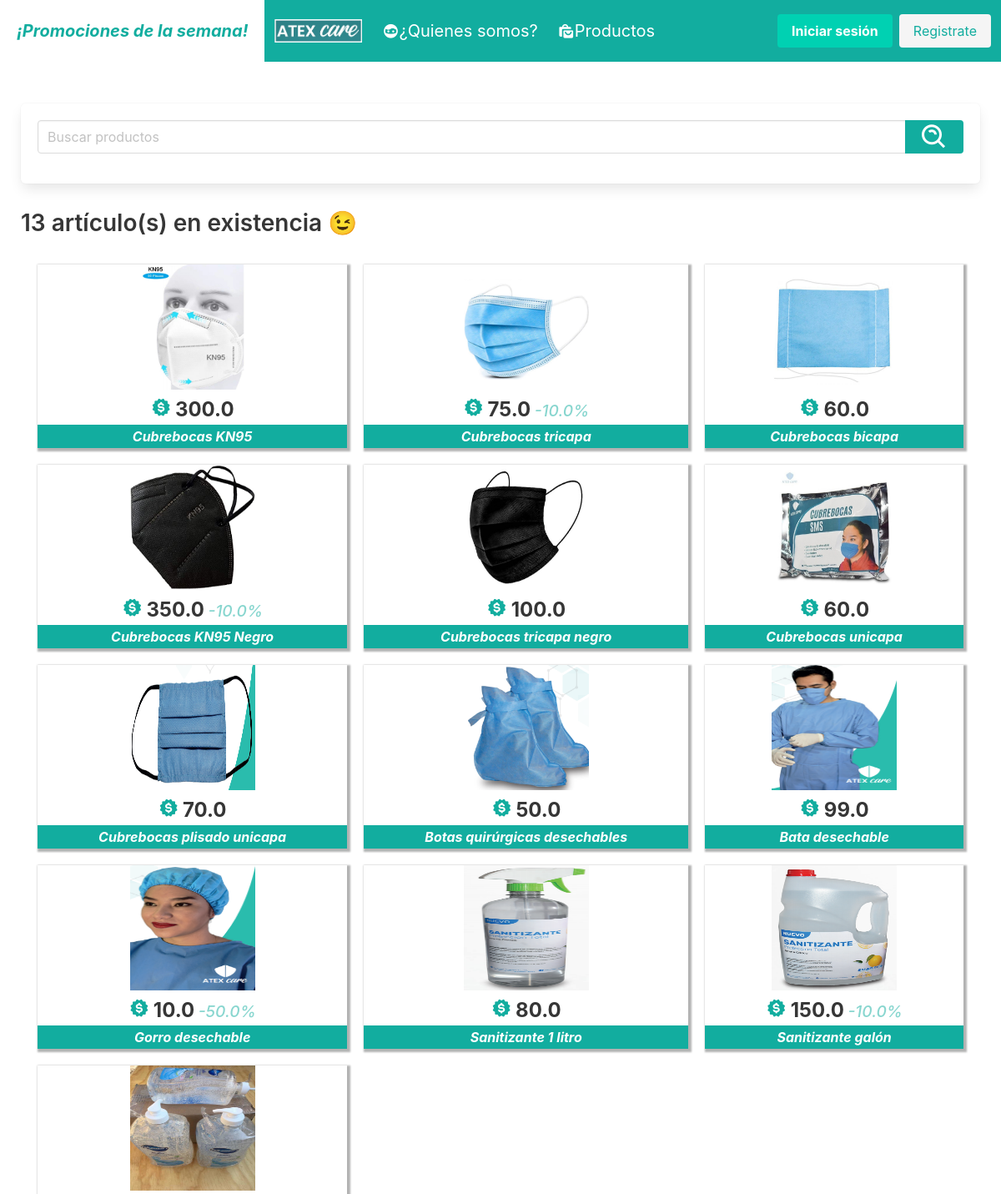
/productos (upper part), run on an earlier commit of the app's database.
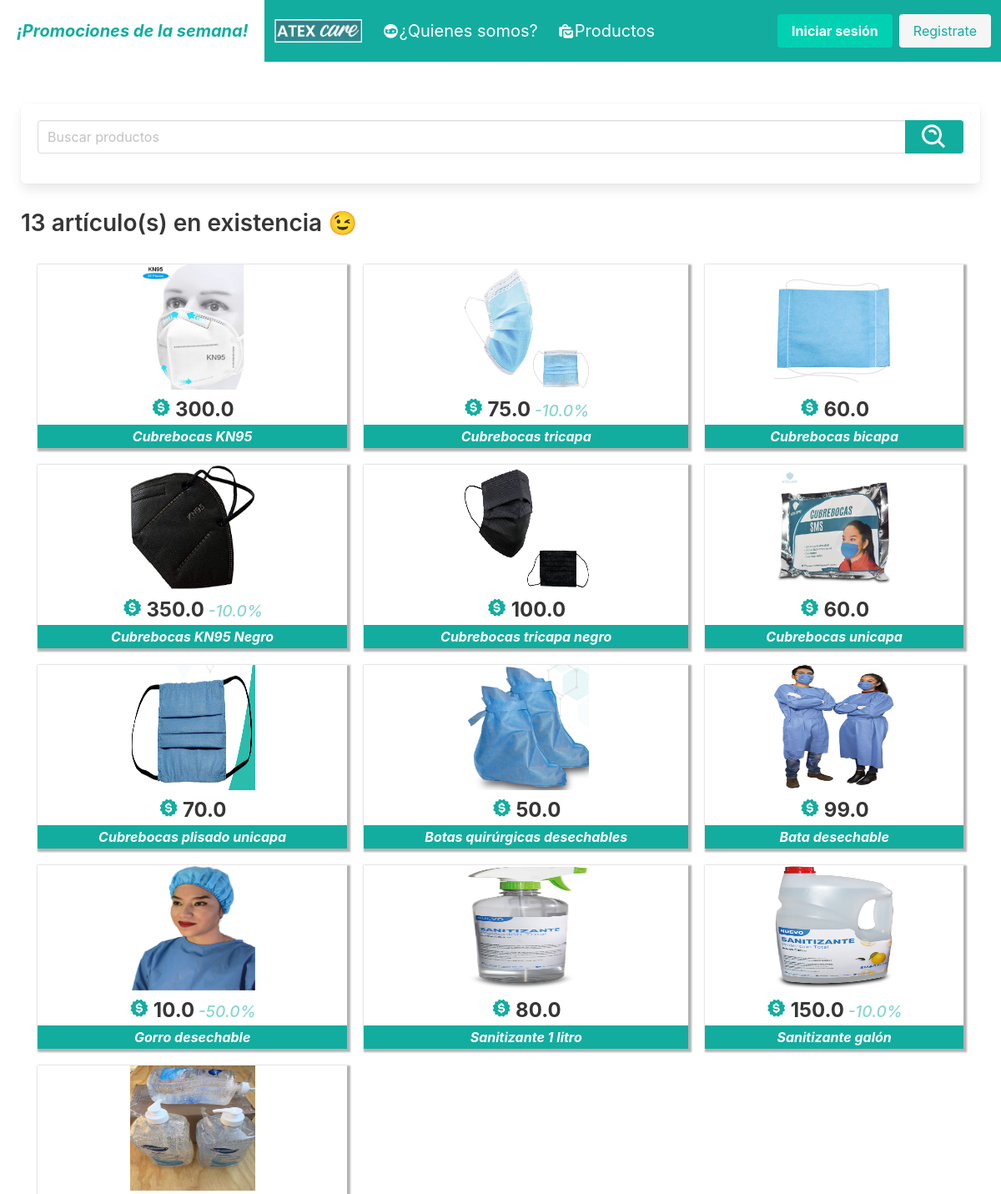
And on a later commit of the database.
### demo/models.py (models this page shows, shortened)
class Product (models.Model):
    name = models.CharField("nombre del producto", max_length=50)
    short_description = models.CharField("pequeña descripción", max_length=150)
    long_description = models.CharField("descripción larga", max_length=500)
    price = models.FloatField("precio normal")
    discount = models.FloatField("descuento")
    image = models.ImageField(upload_to='principal_img', null=True)
    stock = models.IntegerField(null=True)

### demo/views.py (the view)
# urls.py: path('productos', views.products, name='productos'),
def products(request):
    lista = ProductFilter(request.GET, queryset=Product.objects.all())
    tam = len(lista.qs)
    context = {
        "productos": lista,
        "tam": tam,
    }
    return render(request, 'demo/products.html', context)

### demo/templates/demo/products.html (shortened to what this page needs)
{% extends 'demo/menu_quienes.html' %}
{% block body %}
<section>
    <div class="content">
        <br>
        {% for field in productos.form %}
        <form action="{% url 'productos' %}" method="GET">
            <div class="box">
                <div class="field has-addons">
                    <p class="control is-expanded">
                        {{field}}
                    </p>
                    <p class="control">
                        <button type="submit" class="button is-info">
                            <i class='bx bx-search-alt bx-md'></i>
                        </button>
                    </p>
                </div>
            </div>
        </form>
        {% endfor %}
        {% if tam < 1 %} <h2 class="title">No hay artículos en existencia</h2>
            <br>
            <h5 class="subtitle">Lo sentimos 😓</h5>
            <br>
            <p class="">Ningún resultado coincide con su búsqueda, trate a poner otra palábra o usar el modo
                singular de la palabra que buscó. <a href="{% url 'productos' %}">Volver a productos</a></p>
            <br>
            {% else %}
            <h2 class="title">{{tam}} artículo(s) en existencia 😉</h2>
            <div class="has-text-centered container__products">
                {% for p in productos.qs %}
                <div class="column square__img">
                    <a href="{% url 'producto' p.id %}">
                        <img src="{{p.image.url}}" alt="cubrebocas">
                    </a>
                    <div class="products__desc">
                        <span>
                            <i class='bx bxs-badge-dollar bx-tada bx-sm' style='color:#12ad9f'></i>
                        </span>
                        <span class="price"><strong>{{p.price}}</strong></span>
                        {% if p.discount > 0 %}
                        <span class="discount"> -{{p.discount}}%</span>
                        {% endif %}
                        <p class="description">{{p.name}}</p>
                    </div>
                </div>
                {% endfor %}
                {% endif %}
            </div>
    </div>
</section>
{% load static %}
{% endblock body %}

### demo/templates/demo/menu_quienes.html (shortened to what this page needs)
{% extends 'demo/base.html' %}
{% block nav %}
<header>
    <nav class="navbar is-fixed-top is-primary fuente__base-justify">
        <div class="container__slogan">
            <p class="is-primary">¡Promociones de la semana!</p>
        </div>
        <div class="navbar-brand">
            <a class="navbar-item" href="{% url 'index' %}">
                {% load static %}
                <img src="{% static 'demo/img/logo-texto.png' %}">
            </a>
        </div>
        <div id="nav-links" class="navbar-menu">
            <div class="navbar-start">
                <a class="navbar-item" href="{% url 'quienes' %}">
                    <i class='bx bxs-face-mask'></i> ¿Quienes somos?
                </a>
                <a class="navbar-item" href="{% url 'productos' %}">
                    <i class='bx bxs-shopping-bags'></i> Productos
                </a>
            </div>
            <div class="navbar-end">
                <div class="navbar-item">
                    {% if user.is_authenticated %}
                    <a id="sesion" class="button is-primary" href="{% url 'logout' %}">
                        <strong><i class='bx bxs-door-open'></i> Cerrar sesión</strong>
                    </a>
                    {% else %}
                    <div class="buttons">
                        <a id="sesion" class="button is-primary" href="{% url 'login' %}">
                            <strong>Iniciar sesión</strong>
                        </a>
                        <a id="registro" class="button is-light" href="{% url 'registro' %}">
                            Registrate
                        </a>
                    </div>
                    {% endif %}
                </div>
            </div>
        </div>
    </nav>
</header>
{% endblock nav %}

### demo/templates/demo/base.html (shortened to what this page needs)
<!DOCTYPE html>
<html lang="en">
<head>
    <link href='https://unpkg.com/boxicons@2.0.7/css/boxicons.min.css' rel='stylesheet'>
    <link rel="stylesheet" href="https://cdn.jsdelivr.net/npm/bulma@0.9.1/css/bulma.min.css">
    {% load static %}
    <link rel="stylesheet" href="{% static 'demo/styles.css' %}">
    <link rel="stylesheet" href="{% static 'demo/magnific-popup.css' %}">
</head>
<body>
    {% block nav %}{% endblock nav %}
    {% block body %}{% endblock body %}
</body>

### demo/static/demo/styles.css (style rules this page uses)
html, body { max-width: 100%; overflow-x: hidden; }
:root { --color-primary: #12ad9f; --color-primary-reduced: rgb(18, 173, 159,0.5); --color-secondary: rgba(255, 255, 255, 0.5); --color-black: #000000; --color-white: #FFFFFF; }
.fuente__base, .fuente__base-justify { line-height: 1.6; font-size: 1.15rem; }
.fuente__base-justify { text-align: justify; }
.is-primary { color: var(--color-primary); }
.content { padding: 25px; padding-top: 100px; }
.button.is-info { background-color: var(--color-primary); }
.button.is-light { color: var(--color-primary); }
.navbar-item { color: var(--color-primary); }
.navbar.is-primary, .is-primary { background-color: var(--color-primary); }
.container__slogan p { background-color: var(--color-white); color: var(--color-primary); text-align: center; font-weight: bold; font-style: oblique; }
.container__products { display: grid; grid-template-columns: auto; margin: 10px; }
.square__img { margin: 10px; padding: 0; box-shadow: 2px 2px 2px 2px rgb(0 0 0 / 30%) }
.square__img img { width: 150px; height: 150px; }
.description { padding: 2px; background-color: var(--color-primary); color: var(--color-white); font-weight: bold; font-style: oblique; }
.price { font-size: 1.3rem; }
.discount { color: var(--color-primary-reduced); font-style: oblique; font-weight: 500; font-size: 1.2rem; }
button { background: none; color: inherit; border: none; padding: 0; font: inherit; cursor: pointer; outline: inherit; }
.title { color: var(--color-primary); }
a { color: var(--color-primary); }
@media screen and (min-width: 500px) { .container__products { grid-template-columns: auto auto; } }
@media screen and (min-width: 900px) { .container__products { grid-template-columns: auto auto auto; } }
@media screen and (min-width: 900px) { .fuente__base-justify, .fuente__base { line-height: 1.7; font-size: 1.25rem; } }
@media screen and (min-width: 900px) { .container__slogan p { font-size: 1.25rem; } }
@media screen and (min-width: 900px) { .price { font-size: 1.5rem; } }
@media screen and (min-width: 1024px) { .container__slogan p { padding:20px; } }

What changed in the data, as far as the page shows it:
changed Product "Cubrebocas tricapa": image: a different picture
changed Product "Cubrebocas tricapa negro": image: a different picture
changed Product "Bata desechable": image: a different picture
changed Product "Gorro desechable": image: a different picture
changed Product "Sanitizante 1 litro": image: a different picture
changed Product "Sanitizante galón": image: a different picture
